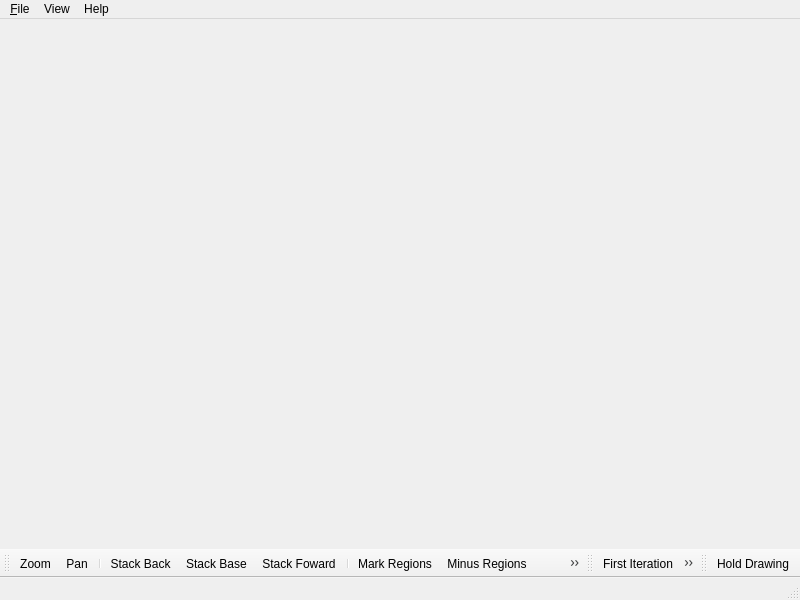
<?xml version="1.0" encoding="UTF-8"?>
<ui version="4.0">
 <class>PlotterWindow</class>
 <widget class="QMainWindow" name="PlotterWindow">
  <property name="geometry">
   <rect>
    <x>0</x>
    <y>0</y>
    <width>800</width>
    <height>600</height>
   </rect>
  </property>
  <property name="sizePolicy">
   <sizepolicy hsizetype="Minimum" vsizetype="Preferred">
    <horstretch>0</horstretch>
    <verstretch>0</verstretch>
   </sizepolicy>
  </property>
  <property name="minimumSize">
   <size>
    <width>0</width>
    <height>600</height>
   </size>
  </property>
  <property name="windowTitle">
   <string>PlotMS</string>
  </property>
  <property name="windowIcon">
   <iconset>
    <normaloff>:/images/images/plotms.png</normaloff>:/images/images/plotms.png</iconset>
  </property>
  <widget class="QWidget" name="centralwidget">
   <layout class="QGridLayout">
    <property name="margin">
     <number>3</number>
    </property>
    <property name="spacing">
     <number>3</number>
    </property>
   </layout>
  </widget>
  <widget class="QMenuBar" name="menubar">
   <property name="geometry">
    <rect>
     <x>0</x>
     <y>0</y>
     <width>800</width>
     <height>27</height>
    </rect>
   </property>
   <widget class="QMenu" name="menuFile">
    <property name="title">
     <string>&amp;File</string>
    </property>
    <addaction name="actionQuit"/>
   </widget>
   <widget class="QMenu" name="menuView">
    <property name="title">
     <string>View</string>
    </property>
    <widget class="QMenu" name="menuToolBars">
     <property name="title">
      <string>ToolBars</string>
     </property>
     <addaction name="actionToolsToolBar"/>
     <addaction name="actionIterationToolbar"/>
     <addaction name="actionDisplayToolbar"/>
    </widget>
    <addaction name="menuToolBars"/>
   </widget>
   <widget class="QMenu" name="menuHelp">
    <property name="title">
     <string>Help</string>
    </property>
    <addaction name="actionAbout"/>
    <addaction name="actionAboutQt"/>
   </widget>
   <addaction name="menuFile"/>
   <addaction name="menuView"/>
   <addaction name="menuHelp"/>
  </widget>
  <widget class="QStatusBar" name="statusbar"/>
  <widget class="QToolBar" name="toolsToolBar">
   <property name="windowTitle">
    <string>Tools ToolBar</string>
   </property>
   <attribute name="toolBarArea">
    <enum>BottomToolBarArea</enum>
   </attribute>
   <attribute name="toolBarBreak">
    <bool>false</bool>
   </attribute>
   <addaction name="actionZoom"/>
   <addaction name="actionPan"/>
   <addaction name="separator"/>
   <addaction name="actionStackBack"/>
   <addaction name="actionStackBase"/>
   <addaction name="actionStackForward"/>
   <addaction name="separator"/>
   <addaction name="actionMarkRegions"/>
   <addaction name="actionMinusRegions"/>
   <addaction name="actionClearRegions"/>
   <addaction name="actionFlag"/>
   <addaction name="actionUnflag"/>
   <addaction name="actionLocate"/>
  </widget>
  <widget class="QToolBar" name="iterationToolBar">
   <property name="windowTitle">
    <string>Iteration ToolBar</string>
   </property>
   <attribute name="toolBarArea">
    <enum>BottomToolBarArea</enum>
   </attribute>
   <attribute name="toolBarBreak">
    <bool>false</bool>
   </attribute>
   <addaction name="actionIterFirst"/>
   <addaction name="actionIterPrev"/>
   <addaction name="actionIterNext"/>
   <addaction name="actionIterLast"/>
  </widget>
  <widget class="QToolBar" name="displayToolBar">
   <property name="windowTitle">
    <string>Display ToolBar</string>
   </property>
   <attribute name="toolBarArea">
    <enum>BottomToolBarArea</enum>
   </attribute>
   <attribute name="toolBarBreak">
    <bool>false</bool>
   </attribute>
   <addaction name="actionHoldRelease"/>
  </widget>
  <action name="actionQuit">
   <property name="icon">
    <iconset>
     <normaloff>:/actions/images/quit.png</normaloff>:/actions/images/quit.png</iconset>
   </property>
   <property name="text">
    <string>&amp;Quit</string>
   </property>
  </action>
  <action name="actionClearRegions">
   <property name="icon">
    <iconset>
     <normaloff>:/actions/images/clear.png</normaloff>:/actions/images/clear.png</iconset>
   </property>
   <property name="text">
    <string>Clear Regions</string>
   </property>
  </action>
  <action name="actionFlag">
   <property name="icon">
    <iconset>
     <normaloff>:/actions/images/flag.png</normaloff>:/actions/images/flag.png</iconset>
   </property>
   <property name="text">
    <string>Flag</string>
   </property>
  </action>
  <action name="actionUnflag">
   <property name="icon">
    <iconset>
     <normaloff>:/actions/images/unflag.png</normaloff>:/actions/images/unflag.png</iconset>
   </property>
   <property name="text">
    <string>Unflag</string>
   </property>
  </action>
  <action name="actionLocate">
   <property name="icon">
    <iconset>
     <normaloff>:/actions/images/locate.png</normaloff>:/actions/images/locate.png</iconset>
   </property>
   <property name="text">
    <string>Locate</string>
   </property>
  </action>
  <action name="actionIterNext">
   <property name="enabled">
    <bool>true</bool>
   </property>
   <property name="icon">
    <iconset>
     <normaloff>:/actions/images/next.png</normaloff>:/actions/images/next.png</iconset>
   </property>
   <property name="text">
    <string>Next Iteration</string>
   </property>
  </action>
  <action name="actionIterPrev">
   <property name="enabled">
    <bool>true</bool>
   </property>
   <property name="icon">
    <iconset>
     <normaloff>:/actions/images/prev.png</normaloff>:/actions/images/prev.png</iconset>
   </property>
   <property name="text">
    <string>Previous Iteration</string>
   </property>
  </action>
  <action name="actionToolsToolBar">
   <property name="checkable">
    <bool>true</bool>
   </property>
   <property name="checked">
    <bool>true</bool>
   </property>
   <property name="icon">
    <iconset>
     <normaloff>:/menu/images/tools_toolbar.png</normaloff>:/menu/images/tools_toolbar.png</iconset>
   </property>
   <property name="text">
    <string>Tools</string>
   </property>
  </action>
  <action name="actionAbout">
   <property name="icon">
    <iconset>
     <normaloff>:/menu/images/about.png</normaloff>:/menu/images/about.png</iconset>
   </property>
   <property name="text">
    <string>About</string>
   </property>
  </action>
  <action name="actionAboutQt">
   <property name="icon">
    <iconset>
     <normaloff>:/menu/images/about_qt.png</normaloff>:/menu/images/about_qt.png</iconset>
   </property>
   <property name="text">
    <string>About Qt</string>
   </property>
  </action>
  <action name="actionMarkRegions">
   <property name="checkable">
    <bool>true</bool>
   </property>
   <property name="icon">
    <iconset>
     <normaloff>:/actions/images/mark.png</normaloff>:/actions/images/mark.png</iconset>
   </property>
   <property name="text">
    <string>Mark Regions</string>
   </property>
  </action>
  <action name="actionZoom">
   <property name="checkable">
    <bool>true</bool>
   </property>
   <property name="icon">
    <iconset>
     <normaloff>:/actions/images/zoom.png</normaloff>:/actions/images/zoom.png</iconset>
   </property>
   <property name="text">
    <string>Zoom</string>
   </property>
  </action>
  <action name="actionPan">
   <property name="checkable">
    <bool>true</bool>
   </property>
   <property name="icon">
    <iconset>
     <normaloff>:/actions/images/pan.png</normaloff>:/actions/images/pan.png</iconset>
   </property>
   <property name="text">
    <string>Pan</string>
   </property>
  </action>
  <action name="actionStackBase">
   <property name="icon">
    <iconset>
     <normaloff>:/actions/images/stack_base.png</normaloff>:/actions/images/stack_base.png</iconset>
   </property>
   <property name="text">
    <string>Stack Base</string>
   </property>
  </action>
  <action name="actionStackBack">
   <property name="icon">
    <iconset>
     <normaloff>:/actions/images/stack_back.png</normaloff>:/actions/images/stack_back.png</iconset>
   </property>
   <property name="text">
    <string>Stack Back</string>
   </property>
  </action>
  <action name="actionStackForward">
   <property name="icon">
    <iconset>
     <normaloff>:/actions/images/stack_forward.png</normaloff>:/actions/images/stack_forward.png</iconset>
   </property>
   <property name="text">
    <string>Stack Foward</string>
   </property>
  </action>
  <action name="actionClearPlots">
   <property name="icon">
    <iconset>
     <normaloff>:/actions/images/clear_plot.png</normaloff>:/actions/images/clear_plot.png</iconset>
   </property>
   <property name="text">
    <string>Clear Plots</string>
   </property>
  </action>
  <action name="actionIterationToolbar">
   <property name="checkable">
    <bool>true</bool>
   </property>
   <property name="checked">
    <bool>true</bool>
   </property>
   <property name="icon">
    <iconset>
     <normaloff>:/menu/images/iteration_toolbar.png</normaloff>:/menu/images/iteration_toolbar.png</iconset>
   </property>
   <property name="text">
    <string>Iteration</string>
   </property>
  </action>
  <action name="actionIterFirst">
   <property name="enabled">
    <bool>true</bool>
   </property>
   <property name="icon">
    <iconset>
     <normaloff>:/actions/images/first.png</normaloff>:/actions/images/first.png</iconset>
   </property>
   <property name="text">
    <string>First Iteration</string>
   </property>
  </action>
  <action name="actionIterLast">
   <property name="enabled">
    <bool>true</bool>
   </property>
   <property name="icon">
    <iconset>
     <normaloff>:/actions/images/last.png</normaloff>:/actions/images/last.png</iconset>
   </property>
   <property name="text">
    <string>Last Iteration</string>
   </property>
  </action>
  <action name="actionHoldRelease">
   <property name="checkable">
    <bool>true</bool>
   </property>
   <property name="text">
    <string>Hold Drawing</string>
   </property>
  </action>
  <action name="actionDisplayToolbar">
   <property name="checkable">
    <bool>true</bool>
   </property>
   <property name="checked">
    <bool>true</bool>
   </property>
   <property name="icon">
    <iconset>
     <normaloff>:/menu/images/display_toolbar.png</normaloff>:/menu/images/display_toolbar.png</iconset>
   </property>
   <property name="text">
    <string>Display</string>
   </property>
  </action>
  <action name="actionTrackerHover">
   <property name="checkable">
    <bool>true</bool>
   </property>
   <property name="text">
    <string>Tracker Hover</string>
   </property>
  </action>
  <action name="actionTrackerDisplay">
   <property name="checkable">
    <bool>true</bool>
   </property>
   <property name="text">
    <string>Tracker Display</string>
   </property>
  </action>
  <action name="actionCacheLoad">
   <property name="text">
    <string>Load Axes</string>
   </property>
  </action>
  <action name="actionCacheRelease">
   <property name="enabled">
    <bool>false</bool>
   </property>
   <property name="text">
    <string>Release Axes</string>
   </property>
  </action>
  <action name="actionPlotExport">
   <property name="text">
    <string>Export</string>
   </property>
  </action>
  <action name="actionAnnotate">
   <property name="checkable">
    <bool>true</bool>
   </property>
   <property name="text">
    <string>Annotate</string>
   </property>
  </action>
  <action name="actionAnnotateText">
   <property name="checkable">
    <bool>true</bool>
   </property>
   <property name="icon">
    <iconset>
     <normaloff>:/actions/images/annotate_text.png</normaloff>:/actions/images/annotate_text.png</iconset>
   </property>
   <property name="text">
    <string>Annotate Text</string>
   </property>
  </action>
  <action name="actionAnnotateRectangle">
   <property name="checkable">
    <bool>true</bool>
   </property>
   <property name="icon">
    <iconset>
     <normaloff>:/actions/images/annotate_rectangle.png</normaloff>:/actions/images/annotate_rectangle.png</iconset>
   </property>
   <property name="text">
    <string>Annotate Rectangle</string>
   </property>
   <property name="toolTip">
    <string>Mark regions by dragging a new rectangle</string>
   </property>
  </action>
  <action name="actionPlot">
   <property name="text">
    <string>Plot</string>
   </property>
  </action>
  <action name="actionMSSummary">
   <property name="text">
    <string>MS Summary</string>
   </property>
  </action>
  <action name="actionMinusRegions">
   <property name="checkable">
    <bool>true</bool>
   </property>
   <property name="icon">
    <iconset>
     <normaloff>:/actions/images/minus-bv.png</normaloff>:/actions/images/minus-bv.png</iconset>
   </property>
   <property name="text">
    <string>Minus Regions</string>
   </property>
   <property name="iconText">
    <string>Minus Regions</string>
   </property>
   <property name="toolTip">
    <string>Subtract existing regions within new rectangle</string>
   </property>
  </action>
 </widget>
 <resources>
  <include location="PlotMSPlotter.qrc"/>
 </resources>
 <connections>
  <connection>
   <sender>actionToolsToolBar</sender>
   <signal>toggled(bool)</signal>
   <receiver>toolsToolBar</receiver>
   <slot>setVisible(bool)</slot>
   <hints>
    <hint type="sourcelabel">
     <x>-1</x>
     <y>-1</y>
    </hint>
    <hint type="destinationlabel">
     <x>398</x>
     <y>573</y>
    </hint>
   </hints>
  </connection>
  <connection>
   <sender>actionIterationToolbar</sender>
   <signal>toggled(bool)</signal>
   <receiver>iterationToolBar</receiver>
   <slot>setVisible(bool)</slot>
   <hints>
    <hint type="sourcelabel">
     <x>-1</x>
     <y>-1</y>
    </hint>
    <hint type="destinationlabel">
     <x>559</x>
     <y>558</y>
    </hint>
   </hints>
  </connection>
  <connection>
   <sender>actionDisplayToolbar</sender>
   <signal>toggled(bool)</signal>
   <receiver>displayToolBar</receiver>
   <slot>setVisible(bool)</slot>
   <hints>
    <hint type="sourcelabel">
     <x>-1</x>
     <y>-1</y>
    </hint>
    <hint type="destinationlabel">
     <x>679</x>
     <y>558</y>
    </hint>
   </hints>
  </connection>
 </connections>
</ui>
